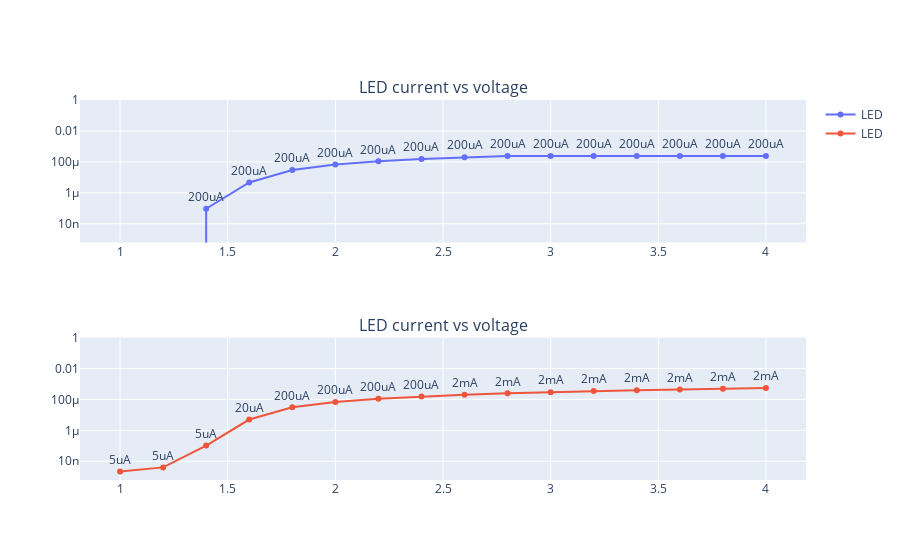

The notebook cell saved with this chart:
### Markdown cell above
### Plotting the results
The following plots show the difference between the sweep with and without autorange. 
With a fixed value of 200uA, the current curve saturates at approximately this value.  
With an autorange set, the better resolution at low currents becomes clear. 
The curve does not saturate and reaches around 500uA. The plots are annotated with the current ranges:  
*(Note: the enum prefixes 'Range_' are removed for better readability)*

### Code cell
from plotly.subplots import make_subplots
def create_fig():  
    fig = make_subplots(rows=2, cols=1,  subplot_titles=("LED current vs voltage", "LED current vs voltage"))
    fig.add_trace(go.Scatter(x=sweep_without_outorange[0], y=sweep_without_outorange[1],
                        mode='lines+markers+text',
                        text = [s.replace("Range_", "") for s in sweep_without_autorange[3]],
                        textposition="top center",
                        name='LED'),  row=1, col=1)
    fig.add_trace(go.Scatter(x=sweep_with_outorange[0], y=sweep_with_outorange[1],
                        mode='lines+markers+text',
                        text = [s.replace("Range_", "") for s in sweep_with_autorange[3]],
                        textposition="top center",
                        name='LED'),  row=2, col=1)
    fig.update_yaxes(type="log", range=[np.log(0.0001),np.log(1)], row=1, col=1)
    fig.update_yaxes(type="log", range=[np.log(0.0001),np.log(1)], row=2, col=1)
    fig.update_layout(height=600)
    return fig
fig = create_fig()
fig
#uncomment in pure python script:
#fig.show()

### Figure 1 — Plotly figure (JSON) as saved in the notebook; plotly's stock layout.template omitted (floating-point values rounded to 4 significant figures)
{"data": [{"mode": "lines+markers+text", "name": "LED", "text": ["200uA", "200uA", "200uA", "200uA", "200uA", "200uA", "200uA", "200uA", "200uA", "200uA", "200uA", "200uA", "200uA", "200uA", "200uA", "200uA"], "textposition": "top center", "type": "scatter", "x": [1, 1.2, 1.4, 1.6, 1.8, 2.0, 2.2, 2.4, 2.6, 2.8, 3.0, 3.2, 3.4, 3.6, 3.8, 4.0], "xaxis": "x", "y": [0, -2.014e-08, 9.399e-08, 4.659e-06, 2.981e-05, 6.698e-05, 0.0001091, 0.0001536, 0.0001997, 0.0002365, 0.0002403, 0.0002403, 0.0002403, 0.0002403, 0.0002403, 0.0002403], "yaxis": "y"}, {"mode": "lines+markers+text", "name": "LED", "text": ["5uA", "5uA", "5uA", "20uA", "200uA", "200uA", "200uA", "200uA", "2mA", "2mA", "2mA", "2mA", "2mA", "2mA", "2mA", "2mA"], "textposition": "top center", "type": "scatter", "x": [1, 1.2, 1.4, 1.6, 1.8, 2.0, 2.2, 2.4, 2.6, 2.8, 3.0, 3.2, 3.4, 3.6, 3.8, 4.0], "xaxis": "x2", "y": [2.182e-09, 4.028e-09, 1.037e-07, 4.99e-06, 3.057e-05, 6.778e-05, 0.0001098, 0.0001543, 0.0001999, 0.0002467, 0.0002944, 0.0003428, 0.0003909, 0.0004396, 0.0004888, 0.0005381], "yaxis": "y2"}], "layout": {"annotations": [{"font": {"size": 16}, "showarrow": false, "text": "LED current vs voltage", "x": 0.5, "xanchor": "center", "xref": "paper", "y": 1, "yanchor": "bottom", "yref": "paper"}, {"font": {"size": 16}, "showarrow": false, "text": "LED current vs voltage", "x": 0.5, "xanchor": "center", "xref": "paper", "y": 0.375, "yanchor": "bottom", "yref": "paper"}], "autosize": true, "xaxis": {"anchor": "y", "autorange": true, "domain": [0, 1], "range": [0.8181, 4.182], "type": "linear"}, "xaxis2": {"anchor": "y2", "autorange": true, "domain": [0, 1], "range": [0.8181, 4.182], "type": "linear"}, "yaxis": {"anchor": "x", "domain": [0.625, 1], "range": [-9.21, 0], "type": "log"}, "yaxis2": {"anchor": "x2", "domain": [0, 0.375], "range": [-9.21, 0], "type": "log"}}}
